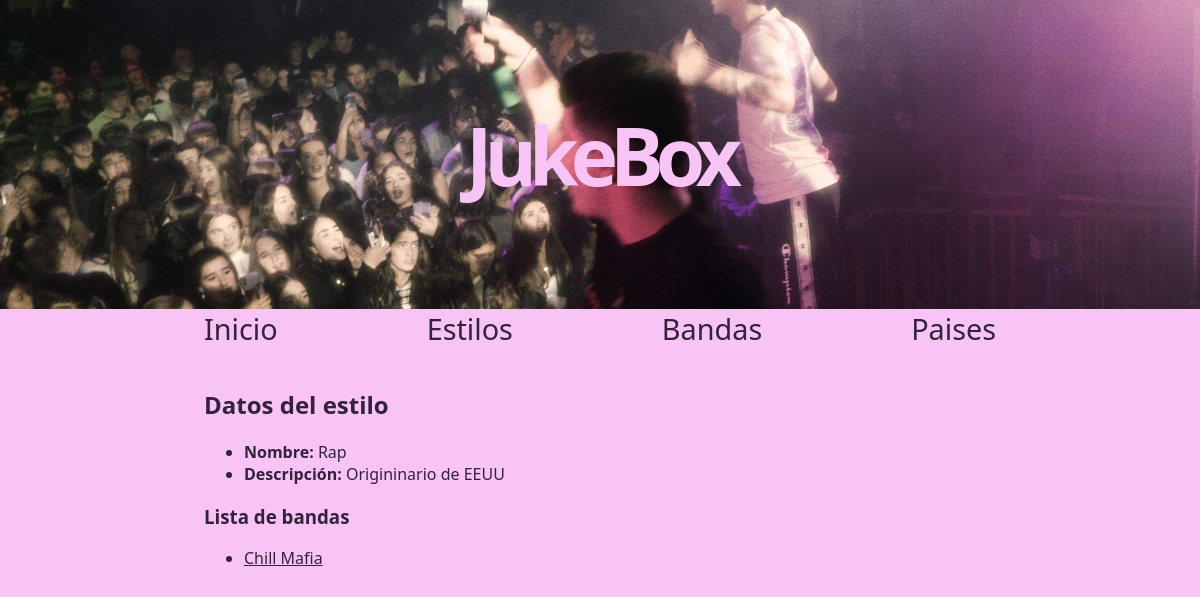
The app's page /estilos/4/, older data.
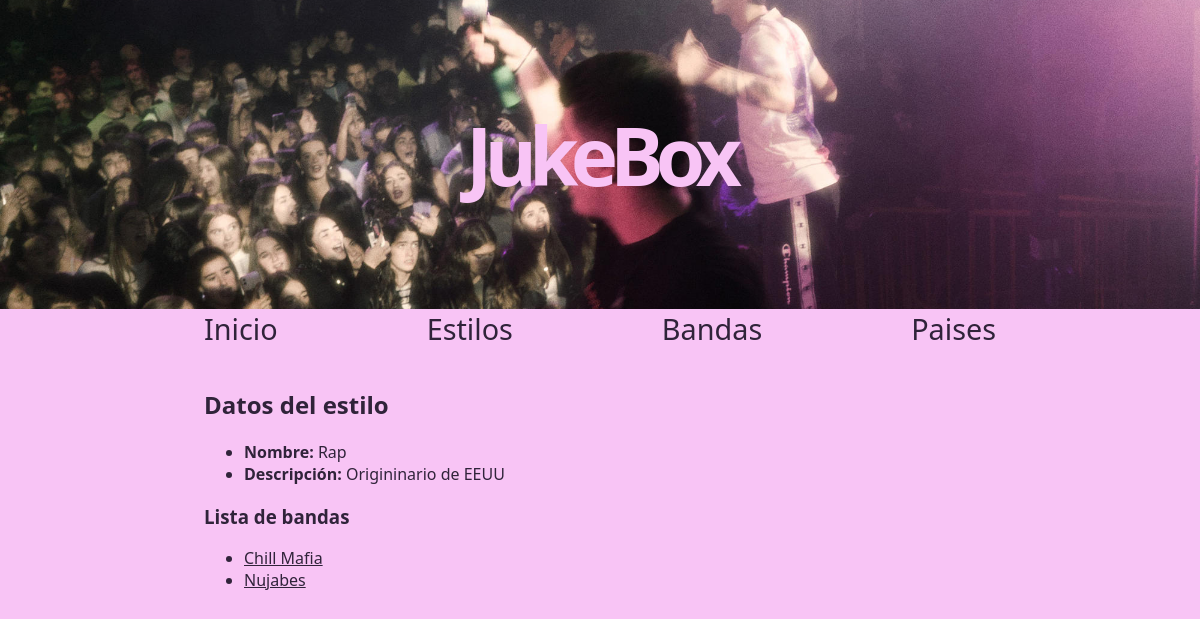
The same page, newer data.
### appJukeBox/models.py (models this page shows, shortened)
class Banda(models.Model):
    nombre = models.CharField(max_length=100)
    pais = models.ForeignKey(Pais, on_delete=models.SET_NULL, null=True)
    descripcion = models.TextField()
    estilos = models.ManyToManyField(Estilo)
    imagen = models.ImageField(null=True, blank=True ,upload_to="images/")

### appJukeBox/views.py (the view)
# urls.py: path('estilos/<int:estilo_id>/', views.show_estilo, name='estilo'),
def show_estilo(request, estilo_id):
	estilo = get_object_or_404(Estilo, pk=estilo_id)
	bandas = estilo.banda_set.all()
	context = {'bandas': bandas, 'estilo': estilo}
	return render(request, "estilo.html", context)

### appJukeBox/templates/estilo.html (shortened to what this page needs)
{% extends "base.html" %}
{% block contenido %}
    <h2>Datos del estilo</h2>
    {% if estilo %}
            <ul>
                <li>
                    <b>Nombre:</b>
                    {{estilo.nombre}}
                </li>
                <li>
                    <b>Descripción:</b>
                    {{ estilo.descripcion}}
                </li>
            </ul>
            <h3>Lista de bandas</h3>
            {% if bandas %}
            <ul>
                {% for b in bandas %}
                <li>
                    <a href="/bandas/{{ b.id }}">{{ b.nombre}}</a>
                </li>
                {% endfor %}
            </ul>
            {% else %}
                No hay bandas dentro de este estilo
            {% endif %}
    {% else %}
        <p>No existe este estilo.</p>
    {% endif %}
{% endblock %}

Row changes from the older to the newer data that the page shows:
added Banda: nombre "Nujabes"
